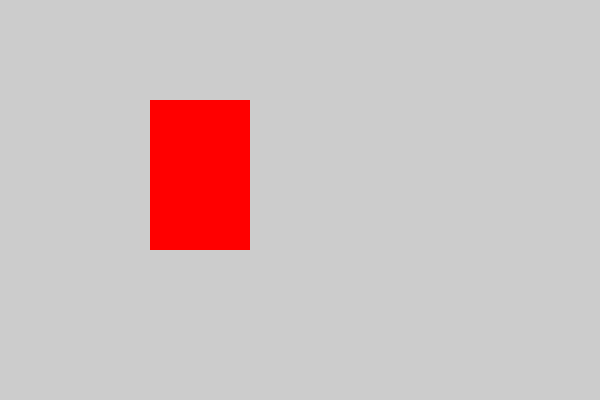

Source code (Python):
import cairo

surface = cairo.ImageSurface(cairo.FORMAT_RGB24, 600, 400)
ctx = cairo.Context(surface)
ctx.set_source_rgb(0.8, 0.8, 0.8)
ctx.paint()

ctx.rectangle(150, 100, 100, 150)
ctx.set_source_rgb(1, 0, 0)
ctx.fill()

surface.write_to_png("q2.png")
